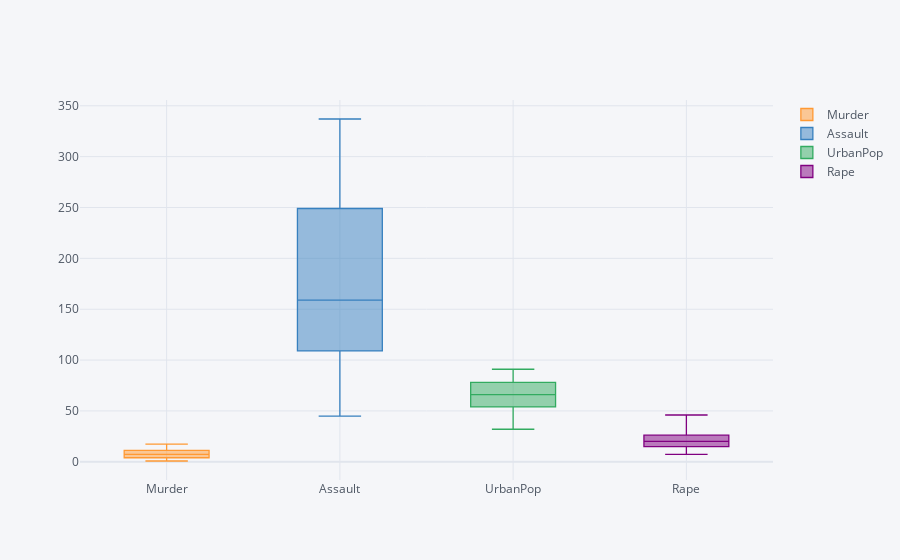

Notebook code cell kept with this figure:
### Code cell
df.iplot(kind='box')

### Figure 1 — Plotly figure (JSON) as saved in the notebook; plotly's stock layout.template omitted (floating-point values rounded to 4 significant figures)
{"data": [{"boxpoints": false, "line": {"width": 1.3}, "marker": {"color": "rgba(255, 153, 51, 1.0)"}, "name": "Murder", "orientation": "v", "type": "box", "y": [13.2, 10, 8.1, 8.8, 9, 7.9, 3.3, 5.9, 15.4, 17.4, 5.3, 2.6, 10.4, 7.2, 2.2, 6, 9.7, 15.4, 2.1, 11.3, 4.4, 12.1, 2.7, 16.1, 9, 6, 4.3, 12.2, 2.1, 7.4, 11.4, 11.1, 13, 0.8, 7.3, 6.6, 4.9, 6.3, 3.4, 14.4, 3.8, 13.2, 12.7, 3.2, 2.2, 8.5, 4, 5.7, 2.6, 6.8]}, {"boxpoints": false, "line": {"width": 1.3}, "marker": {"color": "rgba(55, 128, 191, 1.0)"}, "name": "Assault", "orientation": "v", "type": "box", "y": [236, 263, 294, 190, 276, 204, 110, 238, 335, 211, 46, 120, 249, 113, 56, 115, 109, 249, 83, 300, 149, 255, 72, 259, 178, 109, 102, 252, 57, 159, 285, 254, 337, 45, 120, 151, 159, 106, 174, 279, 86, 188, 201, 120, 48, 156, 145, 81, 53, 161]}, {"boxpoints": false, "line": {"width": 1.3}, "marker": {"color": "rgba(50, 171, 96, 1.0)"}, "name": "UrbanPop", "orientation": "v", "type": "box", "y": [58, 48, 80, 50, 91, 78, 77, 72, 80, 60, 83, 54, 83, 65, 57, 66, 52, 66, 51, 67, 85, 74, 66, 44, 70, 53, 62, 81, 56, 89, 70, 86, 45, 44, 75, 68, 67, 72, 87, 48, 45, 59, 80, 80, 32, 63, 73, 39, 66, 60]}, {"boxpoints": false, "line": {"width": 1.3}, "marker": {"color": "rgba(128, 0, 128, 1.0)"}, "name": "Rape", "orientation": "v", "type": "box", "y": [21.2, 44.5, 31, 19.5, 40.6, 38.7, 11.1, 15.8, 31.9, 25.8, 20.2, 14.2, 24, 21, 11.3, 18, 16.3, 22.2, 7.8, 27.8, 16.3, 35.1, 14.9, 17.1, 28.2, 16.4, 16.5, 46, 9.5, 18.8, 32.1, 26.1, 16.1, 7.3, 21.4, 20, 29.3, 14.9, 8.3, 22.5, 12.8, 26.9, 25.5, 22.9, 11.2, 20.7, 26.2, 9.3, 10.8, 15.6]}], "layout": {"legend": {"bgcolor": "#F5F6F9", "font": {"color": "#4D5663"}}, "paper_bgcolor": "#F5F6F9", "plot_bgcolor": "#F5F6F9", "title": {"font": {"color": "#4D5663"}}, "xaxis": {"gridcolor": "#E1E5ED", "showgrid": true, "tickfont": {"color": "#4D5663"}, "title": {"font": {"color": "#4D5663"}, "text": ""}, "zerolinecolor": "#E1E5ED"}, "yaxis": {"gridcolor": "#E1E5ED", "showgrid": true, "tickfont": {"color": "#4D5663"}, "title": {"font": {"color": "#4D5663"}, "text": ""}, "zerolinecolor": "#E1E5ED"}}}
